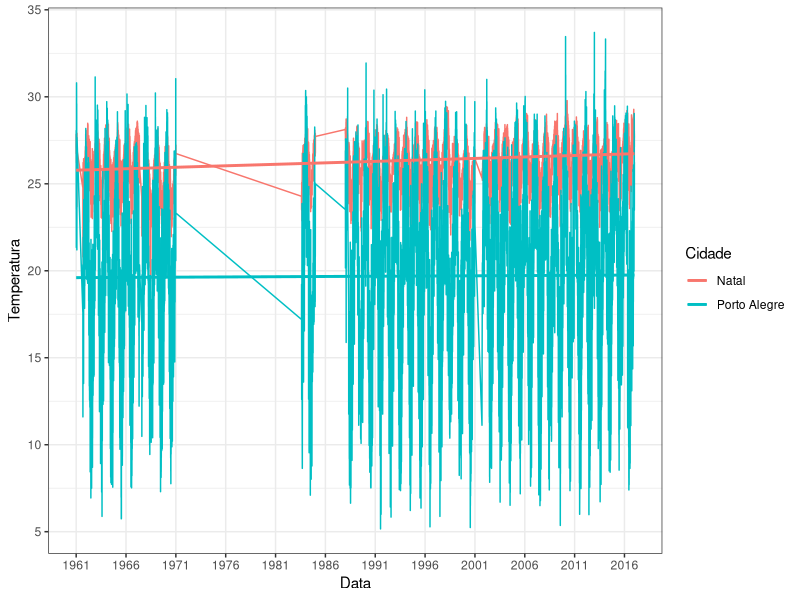
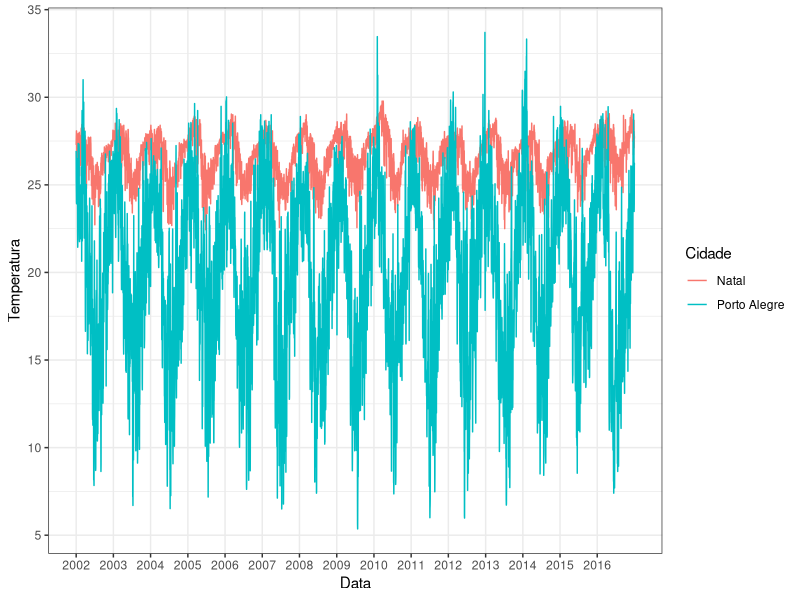
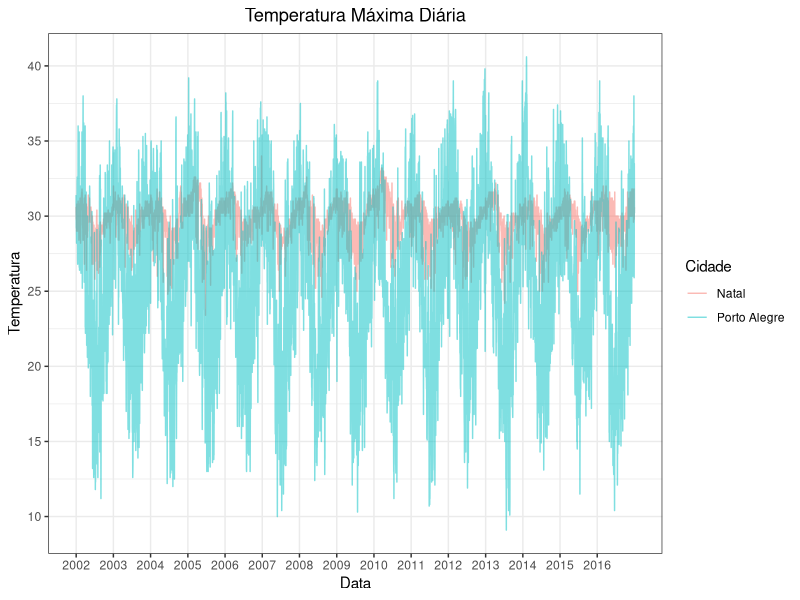
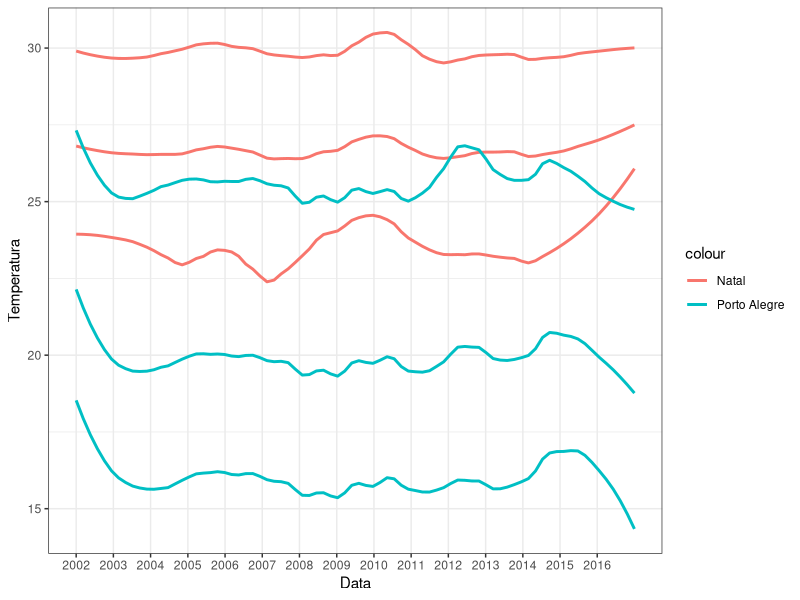

Recreate these plots in R, in order.
library(dplyr)
library(ggplot2)
theme_set(theme_bw())
library(lubridate)
library(reshape2)

# site: http://www.inmet.gov.br/projetos/rede/pesquisa/
# precisa de cadastro, mas eh gratuito e automatico

# leitura dos dados

natal      <- as_data_frame(read.table(file="natal_completo.csv", sep=";", header=TRUE))
natal$Data <- dmy(natal$Data)

natal.media <- natal %>%
  select(Data, Temp.Comp.Media) %>%
  na.omit

poa <- as_data_frame(read.table(file="portoalegre_completo.csv", sep=";", header=TRUE))

poa$Data <- dmy(poa$Data)

poa.media <- poa %>%
  select(Data, Temp.Comp.Media) %>%
  na.omit

media <- inner_join(poa.media, natal.media, by="Data")

names(media) <- c("Data", "Porto Alegre", "Natal")

media <- data_frame(Data=c(media$Data, media$Data), 
                    Cidade=rep(c("Porto Alegre", "Natal"), each=length(media$Data)), 
                    Temperatura=c(media$"Porto Alegre", media$Natal))

ggplot(media, aes(x=Data, y=Temperatura, colour=Cidade)) +
  geom_line() +
  geom_smooth(method="lm", se=FALSE) +
  scale_x_date(breaks=seq(min(media$Data), max(media$Data), by="5 year"), date_labels="%Y", minor_breaks=seq(min(media$Data), max(media$Data), by="5 year")) +
  scale_y_continuous(breaks=seq(0, 35, 5))



# leitura dos dados - 15 anos

natal      <- as_data_frame(read.table(file="natal_completo.csv", sep=";", header=TRUE))
natal$Data <- dmy(natal$Data)

natal.media <- natal %>%
  select(Data, Temp.Comp.Media) %>%
  filter(Data>="2002-01-01") %>%
  na.omit


poa <- as_data_frame(read.table(file="portoalegre_completo.csv", sep=";", header=TRUE))

poa$Data <- dmy(poa$Data)

poa.media <- poa %>%
  select(Data, Temp.Comp.Media) %>%
  filter(Data>="2002-01-01") %>%
  na.omit

media <- inner_join(poa.media, natal.media, by="Data")

names(media) <- c("Data", "Porto Alegre", "Natal")

media <- data_frame(Data=c(media$Data, media$Data), 
                    Cidade=rep(c("Porto Alegre", "Natal"), each=length(media$Data)), 
                    Temperatura=c(media$"Porto Alegre", media$Natal))

ggplot(media, aes(x=Data, y=Temperatura, colour=Cidade)) +
  geom_line() +
  #geom_smooth(method="lm", se=FALSE) +
  scale_x_date(breaks=seq(min(media$Data), max(media$Data), by="1 year"), date_labels="%Y", minor_breaks=seq(min(media$Data), max(media$Data), by="1 year")) +
  scale_y_continuous(breaks=seq(0, 35, 5))



# leitura dos dados - 15 anos - maxima

natal      <- as_data_frame(read.table(file="natal_completo.csv", sep=";", header=TRUE))
natal$Data <- dmy(natal$Data)

natal.media <- natal %>%
  select(Data, TempMaxima) %>%
  filter(Data>="2002-01-01") %>%
  na.omit


poa <- as_data_frame(read.table(file="portoalegre_completo.csv", sep=";", header=TRUE))

poa$Data <- dmy(poa$Data)

poa.media <- poa %>%
  select(Data, TempMaxima) %>%
  filter(Data>="2002-01-01") %>%
  na.omit

media <- inner_join(poa.media, natal.media, by="Data")

names(media) <- c("Data", "Porto Alegre", "Natal")

media <- data_frame(Data=c(media$Data, media$Data), 
                    Cidade=rep(c("Porto Alegre", "Natal"), each=length(media$Data)), 
                    Temperatura=c(media$"Porto Alegre", media$Natal))

ggplot(media, aes(x=Data, y=Temperatura, colour=Cidade)) +
  geom_line(alpha=.5) +
  scale_x_date(breaks=seq(min(media$Data), max(media$Data), by="1 year"), date_labels="%Y", minor_breaks=seq(min(media$Data), max(media$Data), by="1 year")) +
  labs(title="Temperatura Máxima Diária") +
  scale_y_continuous(breaks=seq(0, 40, 5)) +
  theme(plot.title = element_text(hjust = 0.5))

sum((filter(media, Cidade == "Porto Alegre")$Temperatura > filter(media, Cidade == "Natal")$Temperatura)) / length(filter(media, Cidade == "Natal")$Temperatura)

sum((filter(media, Cidade == "Natal")$Temperatura > filter(media, Cidade == "Porto Alegre")$Temperatura)) / length(filter(media, Cidade == "Natal")$Temperatura)

sum((filter(media, Cidade == "Natal")$Temperatura == filter(media, Cidade == "Porto Alegre")$Temperatura)) / length(filter(media, Cidade == "Natal")$Temperatura)




# amplitudes comparadas

# leitura dos dados - 15 anos - maxima

# natal

natal      <- as_data_frame(read.table(file="natal_completo.csv", sep=";", header=TRUE))
natal$Data <- dmy(natal$Data)

natal.minima <- natal %>%
  select(Data, TempMinima) %>%
  filter(Data>="2002-01-01") %>%
  na.omit

natal.media <- natal %>%
  select(Data, Temp.Comp.Media) %>%
  filter(Data>="2002-01-01") %>%
  na.omit

natal.maxima <- natal %>%
  select(Data, TempMaxima) %>%
  filter(Data>="2002-01-01") %>%
  na.omit

natal <- inner_join(inner_join(natal.minima, natal.media, by="Data") , natal.maxima, by="Data")

# porto alegre

poa      <- as_data_frame(read.table(file="portoalegre_completo.csv", sep=";", header=TRUE))
poa$Data <- dmy(poa$Data)

poa.minima <- poa %>%
  select(Data, TempMinima) %>%
  filter(Data>="2002-01-01") %>%
  na.omit

poa.media <- poa %>%
  select(Data, Temp.Comp.Media) %>%
  filter(Data>="2002-01-01") %>%
  na.omit

poa.maxima <- poa %>%
  select(Data, TempMaxima) %>%
  filter(Data>="2002-01-01") %>%
  na.omit

poa <- inner_join(inner_join(poa.minima, poa.media, by="Data") , poa.maxima, by="Data")

# juntar os dados

dados <- inner_join(natal, poa, by="Data")

names(dados) <- c("Data", "MinimaNatal", "MediaNatal", "MaximaNatal", "MinimaPoa", "MediaPoa", "MaximaPoa")

ggplot(dados, aes(x=Data, y=MinimaNatal)) +
  geom_smooth(aes(y=MinimaNatal, colour="Natal"), se=FALSE, method="loess", span=0.25) +
  geom_smooth(aes(y=MediaNatal, colour="Natal"), se=FALSE, method="loess", span=0.25) +
  geom_smooth(aes(y=MaximaNatal, colour="Natal"), se=FALSE, method="loess", span=0.25) +
  geom_smooth(aes(y=MinimaPoa, colour="Porto Alegre"), se=FALSE, method="loess", span=0.25) +
  geom_smooth(aes(y=MediaPoa, colour="Porto Alegre"), se=FALSE, method="loess", span=0.25) +
  geom_smooth(aes(y=MaximaPoa, colour="Porto Alegre"), se=FALSE, method="loess", span=0.25) +
  scale_x_date(breaks=seq(min(media$Data), max(media$Data), by="1 year"), date_labels="%Y", minor_breaks=seq(min(media$Data), max(media$Data), by="1 year")) +
  scale_y_continuous(breaks=seq(0, 40, 5)) +
  theme(plot.title = element_text(hjust = 0.5)) +
  labs(y="Temperatura")


